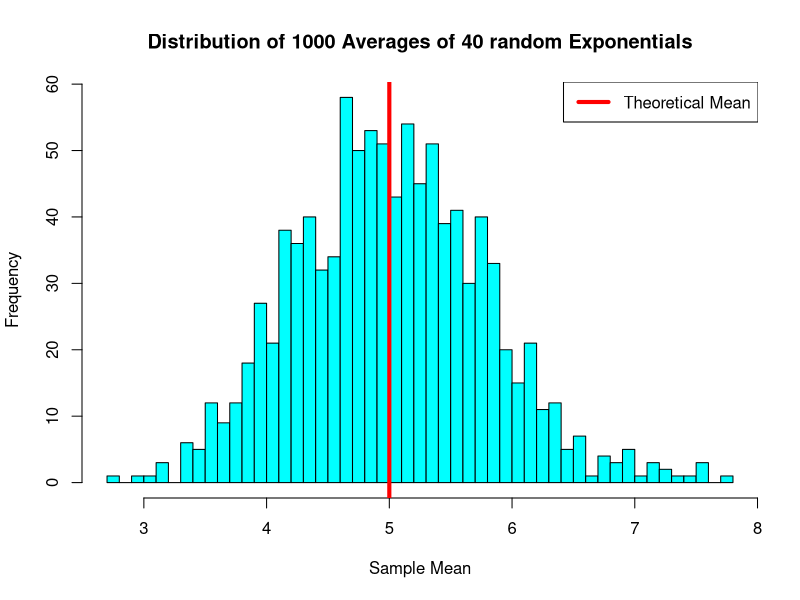
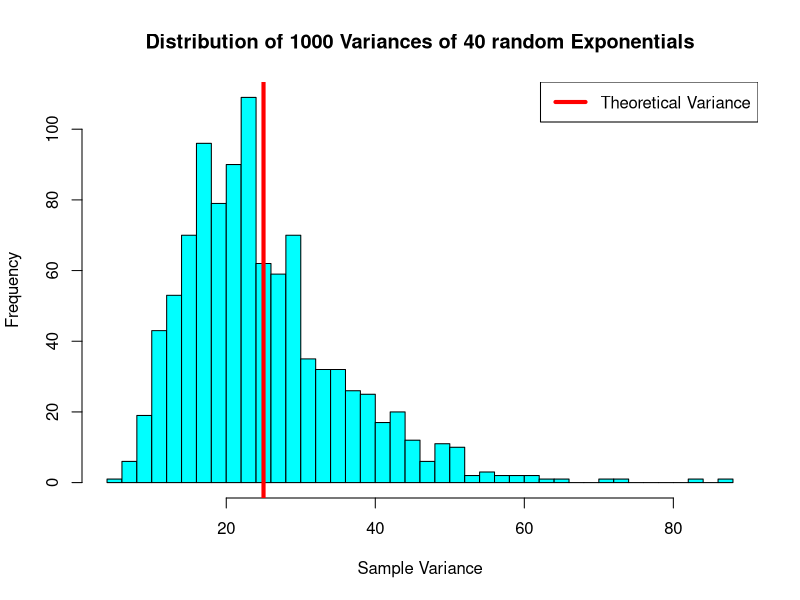
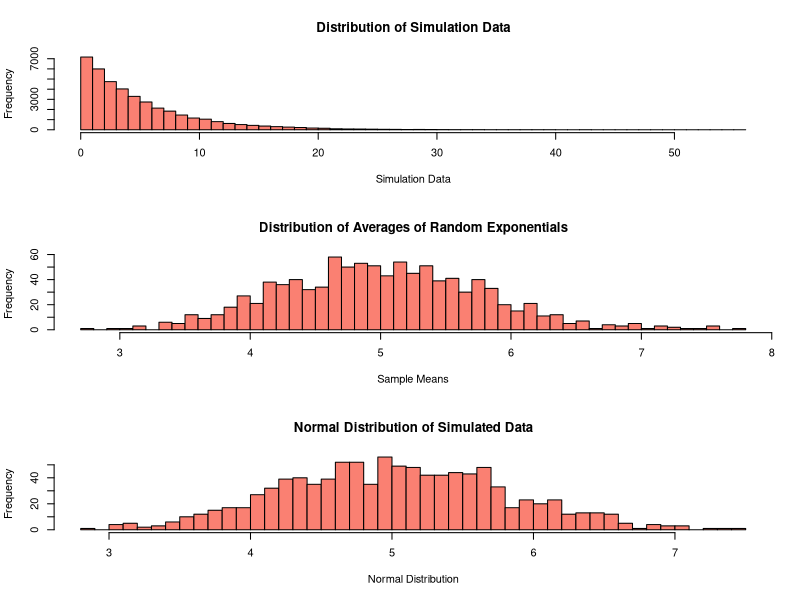

Reproduce these figures in R, in order.
## ---- chunk 1
#Loading essential Libraries
library(ggplot2)
set.seed(123)
#Initialing given information
sim <- 1000
n <- 40
lambda <- 0.2
tMean <- 1/lambda
tSd <- 1/lambda
tVar <- tSd^2
#simulating the data
simData <- matrix(rexp(n*sim, lambda), nrow = sim, ncol = n)
## ---- chunk 2
#Calculate Mean across the Matrix w.r.t. Rows
distMean <- apply(simData, 1, mean)
#Plot histogram of averages calculated
hist(distMean, breaks = 50, col = "cyan", 
     xlab = "Sample Mean", ylab = "Frequency", 
     main = "Distribution of 1000 Averages of 40 random Exponentials")
abline(v = tMean, lty = 1, lwd = 4, col = "red")
legend("topright", legend = "Theoretical Mean", 
       border = "black", lty = 1, lwd = 4, col = "red")
## ---- chunk 3
#Calculate Variance across the Matrix w.r.t. Rows
distVar <- apply(simData, 1, var)
#Plot histogram of variances calculated
hist(distVar, breaks = 50, col = "cyan", 
     xlab = "Sample Variance", ylab = "Frequency", 
     main = "Distribution of 1000 Variances of 40 random Exponentials")
abline(v = tVar, lty = 1, lwd = 4, col = "red")
legend("topright", legend = "Theoretical Variance", 
       border = "black", lty = 1, lwd = 4, col = "red")
## ---- chunk 4
#Simulating the Normal Distribution w.r.t. the Averages of the Exponentials
simNormData <- rnorm(1000, mean = mean(distMean), sd = sd(distMean))
par(mfrow = c(3,1))
#Plotting the Simulated Data
hist(simData, breaks = 50, col = "salmon", 
     xlab = "Simulation Data", ylab = "Frequency", 
     main = "Distribution of Simulation Data")
#Plotting the Average Distribution
hist(distMean, breaks = 50, col = "salmon", 
     xlab = "Sample Means", ylab = "Frequency", 
     main = "Distribution of Averages of Random Exponentials")
#Plotting the Normal Distribution of Averages
hist(simNormData, breaks = 50, col = "salmon", 
     xlab = "Normal Distribution", ylab = "Frequency", 
     main = "Normal Distribution of Simulated Data")
